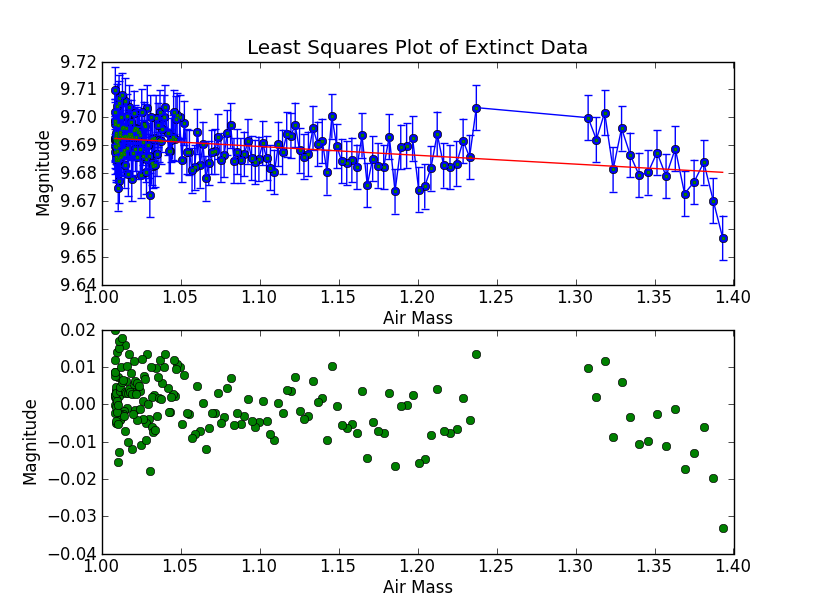

The Python source for this figure:
#-------------------------------------------------------------------------------
# Name:        analysis
# Purpose:
#
# Author:      Claire Joyce
#
# Created:     27/09/2014
#-------------------------------------------------------------------------------
#!/usr/bin/env python

import numpy as np
from numpy import *
from math import *
import matplotlib.pyplot as plt

data = np.loadtxt("extinctdata.txt",skiprows=1)

x=data[:,0]
y=data[:,1]
r=[]
a=np.mean(y)

for i in range(0,len(y)):
    r.append(y[i]-a)

s=np.std(y)
print len(y)
print len(r)
print "Average y val: ",a,"\nStandard Dev: ",s
# initialize sums
sum_x = 0
sum_y = 0
sum_xx = 0
sum_xy = 0
xmin = min(x)

#perform our calculations
for i in range(0,len(x)):
    sum_x = sum_x+x[i-1]
    sum_y = sum_y+y[i-1]
    xx = x[i-1]*x[i-1]
    sum_xx = sum_xx +xx
    xy = x[i-1]*y[i-1]
    sum_xy = sum_xy+xy

#calculate the coefficients
D = len(x)*sum_xx - sum_x*sum_x
A= (sum_xx*sum_y - sum_x*sum_xy)/D
B= (len(x)*sum_xy-sum_x*sum_y)/D

#plot data points
plt.subplot(211)
plt.plot(x,y,"bo")
plt.title("Least Squares Plot of Extinct Data")
plt.xlabel("Air Mass")
plt.ylabel("Magnitude")
plt.errorbar(x,y,s,marker='s',mfc='red', mec='green', ms=2, mew=1)
#plot least squares fit line
xc= linspace(xmin,max(x),100)
yc= A+B*xc
print "y=",B,"x","+",A
plt.plot(xc,yc,"r-")

plt.subplot(212)
plt.plot(x,r,"go")
plt.xlabel("Air Mass")
plt.ylabel("Magnitude")

plt.show()
